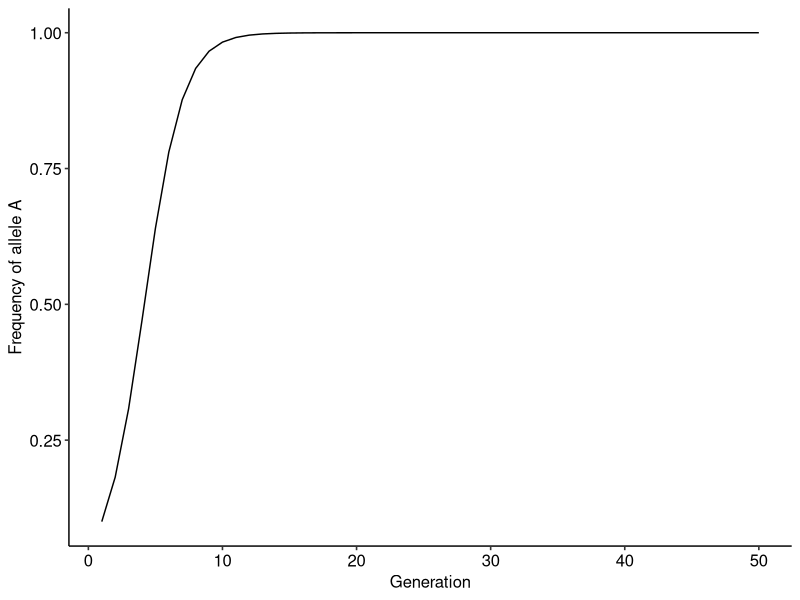
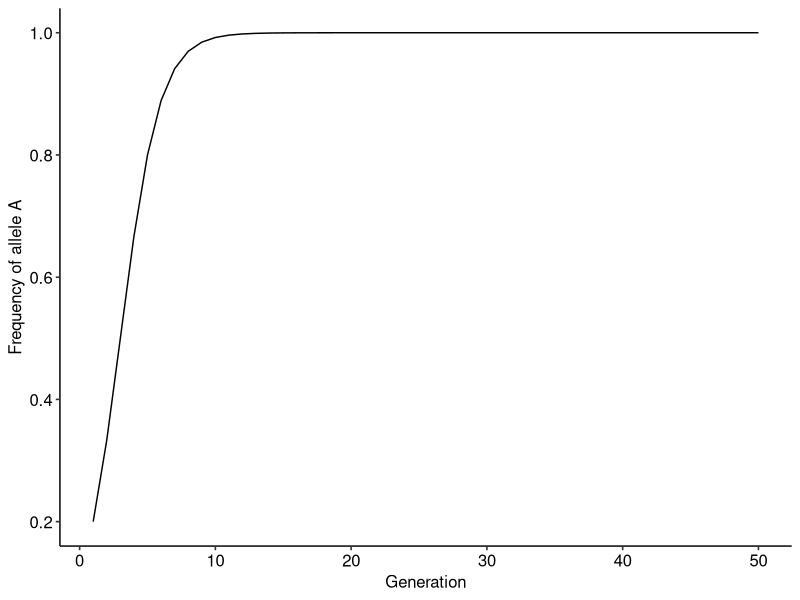
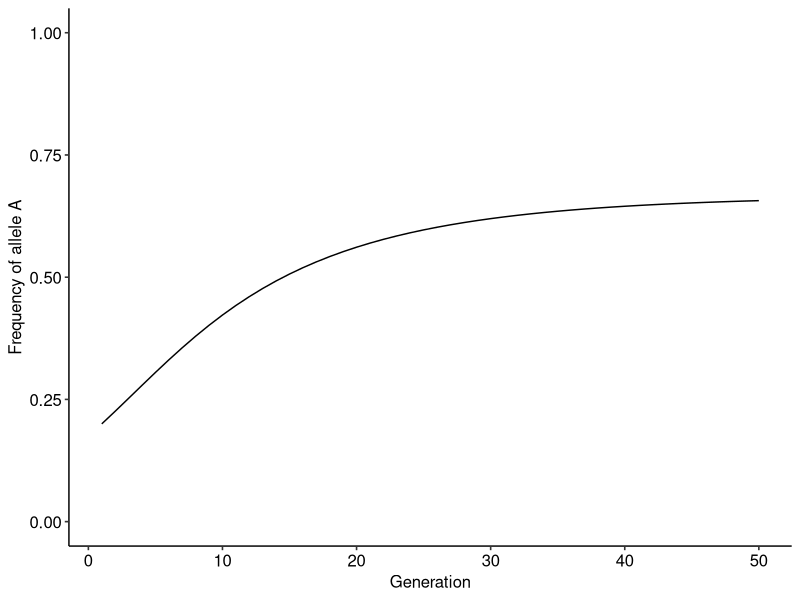
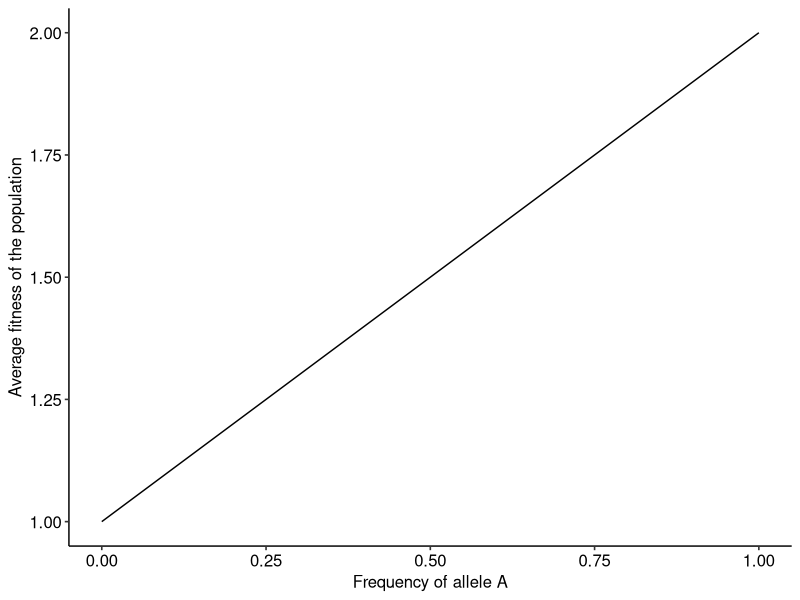
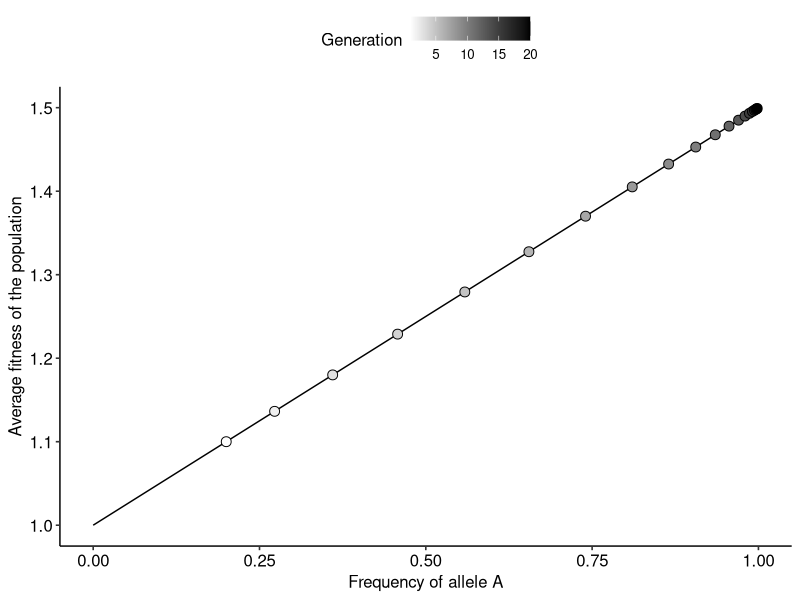
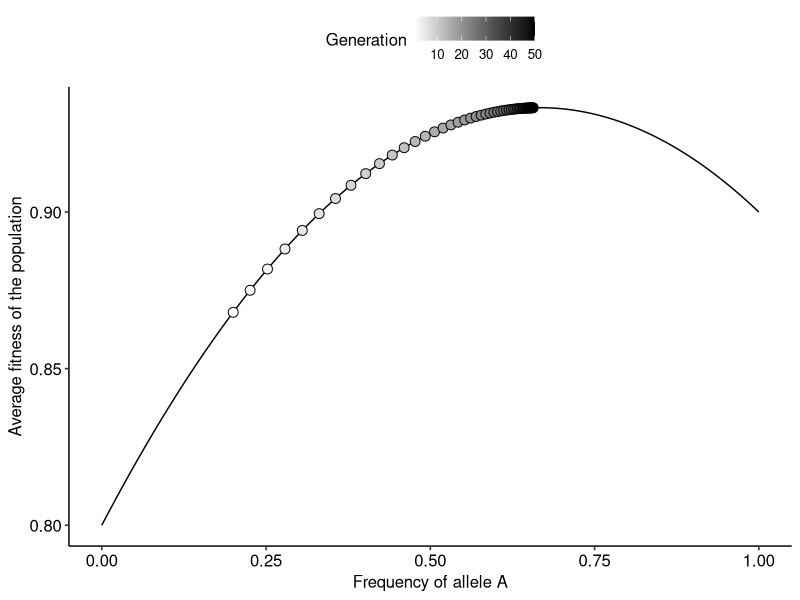
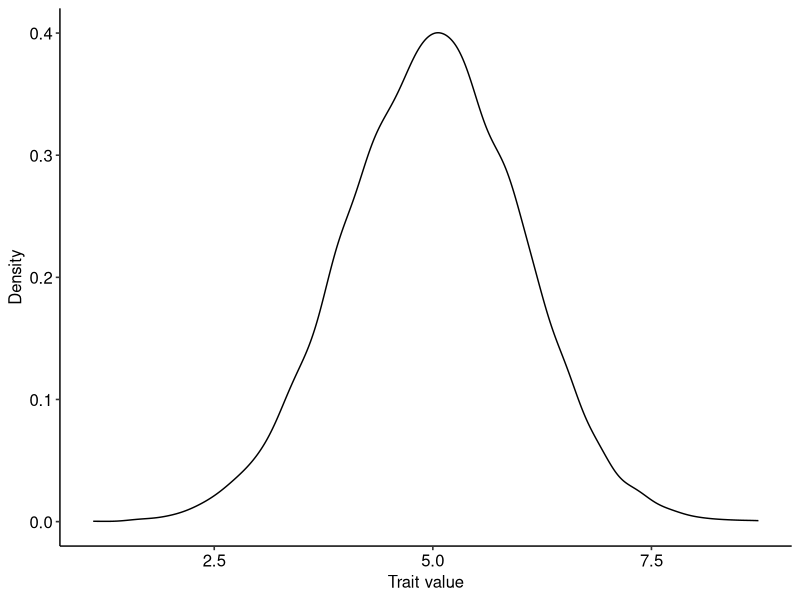
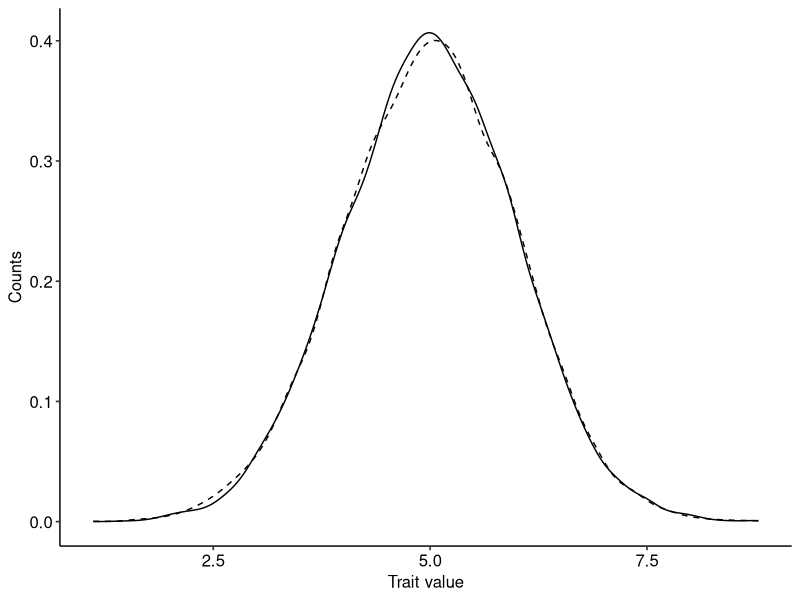

The R source for these figures, in order:
## ---- chunk 1
dp = c()
p0 = 0.1
dp[1] = p0
## ---- chunk 2
wA = 2
wB = 1
## ---- chunk 3
tmax = 50 # The simulation will run for 50 generations

for(t in 1:(tmax-1)){ #Setting up the for loop
  
  p = dp[t] # Step 1
  w_avg = p*wA + (1-p)*wB #Step 2
  dp[t+1]= p + (p*(1-p)*(wA-wB)/w_avg) #Step 3
}
## ---- chunk 4
library(ggplot2)
library(ggpubr)

r = data.frame(dp=dp, t=1:tmax)

ggplot()+
  geom_line(data=r, aes(x=t, y=dp))+
  xlab("Generation")+ylab("Frequency of allele A")+
  theme_pubr()
## ---- chunk 5
evo_simulation<-function(tmax, p0, wA, wB){ #Defining the function and the input arguments
  
  dp = c() #Creating the vector to store the outcome
  dp[1]<-p0 #Setting the initial frequency of p
  
  for(t in 1:(tmax-1)){ #Setting up the for loop
  
  p = dp[t] # Step 1
  w_avg = p*wA + (1-p)*wB #Step 2
  dp[t+1]= p + (p*(1-p)*(wA-wB)/w_avg) #Step 3
}
  
  r = data.frame(dp=dp, t=1:tmax) # Building the data frame
  
  return(r)
  
}

# Running the function to test it:

r = evo_simulation(tmax=50, p0=0.2, wA=2, wB=1)

# Plotting the result

ggplot()+
  geom_line(data=r, aes(x=t, y=dp))+
  xlab("Generation")+ylab("Frequency of allele A")+
  theme_pubr()
## ---- chunk 6
evo_simulation<-function(tmax, p0, alpha, beta){ #Defining the function and the input arguments
  
  dp = c() #Creating the vector to store the outcome
  dp[1]<-p0 #Setting the initial frequency of p
  
  for(t in 1:(tmax-1)){ #Setting up the for loop
  
  p = dp[t] # Setting current frequency
  wA = 1-(alpha*p) #Computing the fitness of A at the current generation
  wB = 1-(beta*(1-p)) #Computing the fitness of B at the current generation
  w_avg = p*wA + (1-p)*wB #Computing the average fitness of the population
  dp[t+1]= p + (p*(1-p)*(wA-wB)/w_avg) #Updating frequencies
}
  
  r = data.frame(dp=dp, t=1:tmax) # Building the data frame
  
  return(r)
  
}

# Running the function to test it:

r = evo_simulation(tmax=50, p0=0.2, alpha=0.1, beta=0.2)

# Plotting the result

ggplot()+
  geom_line(data=r, aes(x=t, y=dp))+
  xlab("Generation")+ylab("Frequency of allele A")+
  scale_y_continuous(limits=c(0,1))+ #Setting the limits on the y-axis to be the same as in the previous model
  theme_pubr()
## ---- chunk 7
wA = 2 # Step 1
wB = 1 # Step 1
p = seq(0, 1, 0.001) # Step 2
w_avg = p*wA + (1-p)*wB #Step 3

land = data.frame(p, w_avg) #Building a data frame with values of p and the corresponding average fitness

# Plotting the landscape.

ggplot()+
  geom_line(data=land, aes(x=p, y=w_avg))+
  xlab("Frequency of allele A")+ylab("Average fitness of the population")+
  theme_pubr()
## ---- chunk 8

library(viridis)

evo_landscape<-function(tmax, p0, wA, wB){ #Defining the function and the input arguments
  
p_theo = seq(0, 1, 0.001) # Defining the theoretical values of p to build the fitness landscape
w_avg_theo = p_theo*wA + (1-p_theo)*wB #Computing the average fitness
land = data.frame(p_theo, w_avg_theo) #Building a data frame with values of p and the corresponding average fitness
  
dp = c() #Creating the vector to store the outcome
dw = c() #Creating a vector to keep track of the average fitness along the evolutionary dynamics
dp[1]<-p0 #Setting the initial frequency of p
  
  for(t in 1:(tmax-1)){ #Setting up the for loop
  
  p = dp[t] # Setting current frequencies
  w_avg = p*wA + (1-p)*wB # Computing average fitness
  dw[t] = w_avg
  dp[t+1]= p + (p*(1-p)*(wA-wB)/w_avg) #Updating frequency values
  
}
  dw[tmax] =  dp[tmax]*wA + (1-dp[tmax])*wB #Computing average fitness for the final time step
  r = data.frame(dp=dp, dw, t=1:tmax) # Building the data frame
  
  return(list(land, r)) # Returning a list with the data frame of the dynamics and the landscape, respectively
  
}
# Running the function to test it:

r_list = evo_landscape(tmax=20, p0=0.2, wA=1.5, wB=1)

# Plotting the landscape and how the population moves over generations

ggplot()+
  geom_line(data=r_list[[1]], aes(x=p_theo, y=w_avg_theo))+
  geom_point(data=r_list[[2]], aes(x=dp, y=dw, fill=t), color="black", shape=21, size=3)+
  scale_fill_gradientn(colors=c("white", "black"))+
  labs(fill="Generation")+
  xlab("Frequency of allele A")+ylab("Average fitness of the population")+
  theme_pubr()
## ---- chunk 9
evo_landscape<-function(tmax, p0, alpha, beta){ #Defining the function and the input arguments
  
p_theo = seq(0, 1, 0.001) # Defining the theoretical values of p to build the fitness landscape
wA_theo = 1 - (alpha*p_theo) # Defining the fitness function of A
wB_theo = 1 - (beta*(1-p_theo)) # Defining the fitness function of A
w_avg_theo = p_theo*wA_theo + (1-p_theo)*wB_theo #Computing the average fitness
land = data.frame(p_theo, w_avg_theo) #Building a data frame with values of p and the corresponding average fitness
  
dp = c() #Creating the vector to store the outcome
dw = c() #Creating a vector to keep track of the average fitness along the evolutionary dynamics
dp[1]<-p0 #Setting the initial frequency of p
  
  for(t in 1:(tmax-1)){ #Setting up the for loop
  
  p = dp[t] # Setting current frequencies
  wA = 1-(alpha*p) #Computing the fitness of A at the current generation
  wB = 1-(beta*(1-p)) #Computing the fitness of B at the current generation
  w_avg = p*wA + (1-p)*wB # Computing average fitness
  dw[t] = w_avg
  dp[t+1]= p + (p*(1-p)*(wA-wB)/w_avg) #Updating frequency values
  
}
  dw[tmax] =  dp[tmax]*wA + (1-dp[tmax])*wB #Computing average fitness for the final time step
  r = data.frame(dp=dp, dw, t=1:tmax) # Building the data frame
  
  return(list(land, r)) # Returning a list with the data frame of the dynamics and the landscape, respectively
  
}

# Running the function:

r_list = evo_landscape(tmax=50, p0=0.2, alpha=0.1, beta=0.2)

# Plotting the landscape and how the population moves over generations

ggplot()+
  geom_line(data=r_list[[1]], aes(x=p_theo, y=w_avg_theo))+
  geom_point(data=r_list[[2]], aes(x=dp, y=dw, fill=t), color="black", shape=21, size=3)+
  scale_fill_gradientn(colors=c("white", "black"))+
  labs(fill="Generation")+
  xlab("Frequency of allele A")+ylab("Average fitness of the population")+
  theme_pubr()
## ---- chunk 10

library(ggplot2)
library(ggpubr)

n=10000 #Population size
z_u=5 #Mean trait value
z_var=1 #Variance
z = rnorm(n, mean=z_u, sd=sqrt(z_var)) #Sampling from a normal distribution with mean=5 and variance=1 (the standard deviation is equal to the square root of the variance).

# Plotting the distribution
ggplot(data=data.frame(z))+
  geom_density(aes(x=z))+
  xlab("Trait value")+ylab("Density")+
  theme_pubr()

## ---- chunk 11

#Defining the parameters of the fitness functions:

e=rnorm(n, mean=0, sd=0.05) #Sampling random noise
c=1 # Parameter of fitness function (1)
beta=0.5 # Parameter of fitness functions (2)
alpha=0.5; theta=4.0 # Parameters of fitness function (3)

w1=1+c+e #Fitness function (1)
w2=1+beta*z+e #Fitness function (2)
w3=1+exp(-alpha*(theta-z+e)^2) #Fitness function (3)

## ---- chunk 12

delta_z=cov(w1,z)/mean(w1) #Change in the mean of z
delta_zvar=cov(w1,(z-mean(z))^2)/mean(w1) #Change in the variance of z

# Getting new distribution of trait values

z_new=rnorm(n, mean=z_u+delta_z, sd=sqrt(z_var+delta_z))

ggplot(data=data.frame(z=z, z_new=z_new))+
  geom_density(aes(x=z), linetype="dashed")+
  geom_density(aes(x=z_new))+
  xlab("Trait value")+ylab("Counts")+
  theme_pubr()

## ---- chunk 13

library(patchwork)

# Creating a data frame with variables z, the squared deviations of z to the mean, and the fitness of individuals in the population when using fitness functions (2) and (3)

z_df = data.frame(z=z, z2=(z-mean(z))^2, w2=w2, w3=w3)

# Creating plots with the regression between z and w2, as well as (z-mean(z))^2 for w2

p1 = ggplot(data=z_df, aes(x=z, y=w2))+
  geom_point()+
  xlab("Trait values")+ylab("Fitness (function #2)")+
  geom_smooth(method="lm", se=F)+
  theme_pubr()

p2 = ggplot(data=z_df, aes(x=z2, y=w2))+
  geom_point()+
  xlab("Squared deviation of trait values to the mean")+ylab("Fitness (function #2)")+
  geom_smooth(method="lm", se=F)+
  theme_pubr()

# Creating plots with the regression between z and w2, as well as (z-mean(z))^2 for w3

p3 = ggplot(data=z_df, aes(x=z, y=w3))+
  geom_point()+
  xlab("Trait values")+ylab("Fitness (function #3)")+
  geom_smooth(method="lm", se=F)+
  theme_pubr()

p4 = ggplot(data=z_df, aes(x=z2, y=w3))+
  geom_point()+
  xlab("Squared deviation of trait values to the mean")+ylab("Fitness (function #3)")+
  geom_smooth(method="lm", se=F)+
  theme_pubr()

# Combining all plots using the patchwork package

p1+p2+p3+p4 + plot_annotation(tag_levels=c("a"))

## ---- chunk 14

dw1=D(expression(log(1+beta*z)), "z")
print(dw1)

## ---- chunk 15

dw2=D(expression(-a*((theta-z)^2+v)), "z") #v here corresponds to the variance in the equation
print(dw2)

## ---- chunk 16
dz = c() #Defining vector to store trait values over time
z0 = 1 #Defining initial trait value in the population
dz[1] = z0 #Defining initial trait value in the population

tmax=100 # Number of generations
varG=0.1 # Additive genetic variance
beta=0.5 #Parameter beta

for(t in 1:(tmax-1)){ #Setting up the for loop
  
  z = dz[t] # Setting current trait values
  dlnw = (beta/(1+beta*z))  #Computing the selection gradient of fitness function 1
  dz[t+1]= z + varG*dlnw #Updating trait values using Lande's equation
  
}

## ---- chunk 17

library(ggplot2)
library(ggpubr)

evo_simulation<-function(tmax, z0, varG, beta){

dz = c() #Defining vector to store trait values over time
dz[1] = z0 #Defining initial trait value in the population

for(t in 1:(tmax-1)){ #Setting up the for loop
  
  z = dz[t] # Setting current trait values
  dlnw = (beta/(1+beta*z))  #Computing the selection gradient of fitness function 1
  dz[t+1]= z + varG*dlnw #Updating trait values using Lande's equation
  
}

r = data.frame(dz=dz, t=1:tmax) # Building the data frame with trait values over time
  
return(r)

}

# Running the function to test it:

r = evo_simulation(tmax=100, z0=1, varG=0.1, beta=0.5)

# Plotting the result

ggplot()+
  geom_line(data=r, aes(x=t, y=dz))+
  xlab("Generation")+ylab("Average trait value in the population")+
  theme_pubr()
## ---- chunk 18

beta=0.5 #Defining parameter beta
z = seq(0, 10, 0.001) # Step 1
w_avg = 1+beta*z #Step 2

land = data.frame(z, w_avg) #Building a data frame with values of p and the corresponding average fitness

# Plotting the landscape.

ggplot()+
  geom_line(data=land, aes(x=z, y=w_avg))+
  xlab("Average trait value in the population")+ylab("Average fitness of the population")+
  theme_pubr()
